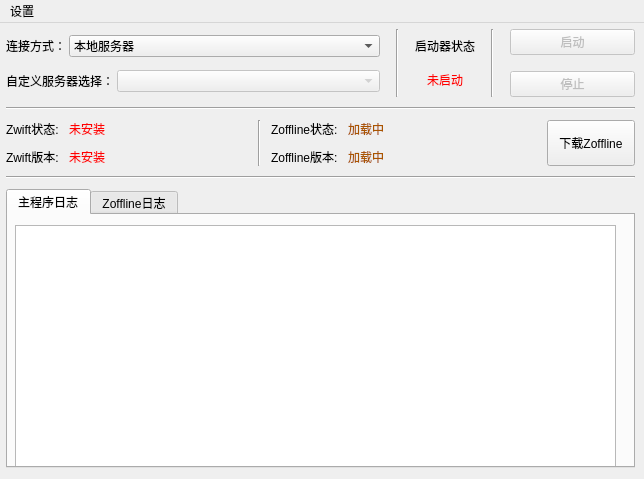
<?xml version="1.0" encoding="UTF-8"?>
<ui version="4.0">
 <class>MainWindow</class>
 <widget class="QMainWindow" name="MainWindow">
  <property name="geometry">
   <rect>
    <x>0</x>
    <y>0</y>
    <width>644</width>
    <height>479</height>
   </rect>
  </property>
  <property name="minimumSize">
   <size>
    <width>644</width>
    <height>479</height>
   </size>
  </property>
  <property name="maximumSize">
   <size>
    <width>644</width>
    <height>479</height>
   </size>
  </property>
  <property name="windowTitle">
   <string>zoffline_launcher</string>
  </property>
  <widget class="QWidget" name="centralwidget">
   <widget class="QWidget" name="verticalLayoutWidget_4">
    <property name="geometry">
     <rect>
      <x>0</x>
      <y>0</y>
      <width>641</width>
      <height>451</height>
     </rect>
    </property>
    <layout class="QVBoxLayout" name="verticalLayout_main">
     <property name="spacing">
      <number>10</number>
     </property>
     <property name="leftMargin">
      <number>6</number>
     </property>
     <property name="topMargin">
      <number>6</number>
     </property>
     <property name="rightMargin">
      <number>6</number>
     </property>
     <property name="bottomMargin">
      <number>6</number>
     </property>
     <item>
      <layout class="QHBoxLayout" name="horizontalLayout_options" stretch="3,0,0,0,1">
       <property name="spacing">
        <number>16</number>
       </property>
       <item>
        <layout class="QVBoxLayout" name="verticalLayout_config">
         <property name="spacing">
          <number>3</number>
         </property>
         <item>
          <layout class="QFormLayout" name="formLayout_connectMethod">
           <property name="labelAlignment">
            <set>Qt::AlignCenter</set>
           </property>
           <property name="formAlignment">
            <set>Qt::AlignCenter</set>
           </property>
           <item row="0" column="0">
            <widget class="QLabel" name="label_connectMethodTip">
             <property name="text">
              <string>连接方式：</string>
             </property>
            </widget>
           </item>
           <item row="0" column="1">
            <widget class="QComboBox" name="comboBox_connectMethod">
             <item>
              <property name="text">
               <string>本地服务器</string>
              </property>
             </item>
             <item>
              <property name="text">
               <string>官方服务器</string>
              </property>
             </item>
             <item>
              <property name="text">
               <string>自定义服务器</string>
              </property>
             </item>
            </widget>
           </item>
          </layout>
         </item>
         <item>
          <layout class="QFormLayout" name="formLayout_customServer">
           <property name="labelAlignment">
            <set>Qt::AlignCenter</set>
           </property>
           <property name="formAlignment">
            <set>Qt::AlignCenter</set>
           </property>
           <item row="0" column="0">
            <widget class="QLabel" name="label_customServerTip">
             <property name="text">
              <string>自定义服务器选择：</string>
             </property>
            </widget>
           </item>
           <item row="0" column="1">
            <widget class="QComboBox" name="comboBox_customServer">
             <property name="enabled">
              <bool>false</bool>
             </property>
            </widget>
           </item>
          </layout>
         </item>
        </layout>
       </item>
       <item>
        <widget class="Line" name="line_5">
         <property name="orientation">
          <enum>Qt::Vertical</enum>
         </property>
        </widget>
       </item>
       <item>
        <layout class="QVBoxLayout" name="verticalLayout_2">
         <property name="spacing">
          <number>0</number>
         </property>
         <item>
          <widget class="QLabel" name="label_launcherStatusTip">
           <property name="text">
            <string>启动器状态</string>
           </property>
          </widget>
         </item>
         <item>
          <widget class="QLabel" name="label_launcherStatus">
           <property name="styleSheet">
            <string notr="true">QLabel { color: rgb(255, 0, 0); }</string>
           </property>
           <property name="text">
            <string>未启动</string>
           </property>
           <property name="alignment">
            <set>Qt::AlignCenter</set>
           </property>
          </widget>
         </item>
        </layout>
       </item>
       <item>
        <widget class="Line" name="line_3">
         <property name="orientation">
          <enum>Qt::Vertical</enum>
         </property>
        </widget>
       </item>
       <item>
        <layout class="QVBoxLayout" name="verticalLayout">
         <item>
          <widget class="QPushButton" name="pushButton_launch">
           <property name="enabled">
            <bool>false</bool>
           </property>
           <property name="sizePolicy">
            <sizepolicy hsizetype="Minimum" vsizetype="Minimum">
             <horstretch>0</horstretch>
             <verstretch>0</verstretch>
            </sizepolicy>
           </property>
           <property name="text">
            <string>启动</string>
           </property>
          </widget>
         </item>
         <item>
          <widget class="QPushButton" name="pushButton_stop">
           <property name="enabled">
            <bool>false</bool>
           </property>
           <property name="text">
            <string>停止</string>
           </property>
          </widget>
         </item>
        </layout>
       </item>
      </layout>
     </item>
     <item>
      <widget class="Line" name="line_2">
       <property name="orientation">
        <enum>Qt::Horizontal</enum>
       </property>
      </widget>
     </item>
     <item>
      <layout class="QHBoxLayout" name="horizontalLayout_6" stretch="2,0,3">
       <item>
        <layout class="QVBoxLayout" name="verticalLayout_4">
         <item>
          <layout class="QFormLayout" name="formLayout_zwiftStatus">
           <property name="labelAlignment">
            <set>Qt::AlignCenter</set>
           </property>
           <property name="formAlignment">
            <set>Qt::AlignCenter</set>
           </property>
           <property name="horizontalSpacing">
            <number>10</number>
           </property>
           <item row="0" column="0">
            <widget class="QLabel" name="label_zwiftStatusTips">
             <property name="text">
              <string>Zwift状态:</string>
             </property>
            </widget>
           </item>
           <item row="0" column="1">
            <widget class="QLabel" name="label_zwiftStatus">
             <property name="styleSheet">
              <string notr="true">QLabel { color: rgb(255, 0, 0); }</string>
             </property>
             <property name="text">
              <string>未安装</string>
             </property>
             <property name="alignment">
              <set>Qt::AlignLeading|Qt::AlignLeft|Qt::AlignVCenter</set>
             </property>
            </widget>
           </item>
          </layout>
         </item>
         <item>
          <layout class="QFormLayout" name="formLayout_zwiftVersion">
           <property name="labelAlignment">
            <set>Qt::AlignCenter</set>
           </property>
           <property name="formAlignment">
            <set>Qt::AlignCenter</set>
           </property>
           <property name="horizontalSpacing">
            <number>10</number>
           </property>
           <item row="0" column="0">
            <widget class="QLabel" name="label_zwiftVersionTip">
             <property name="text">
              <string>Zwift版本:</string>
             </property>
            </widget>
           </item>
           <item row="0" column="1">
            <widget class="QLabel" name="label_zwiftVersion">
             <property name="styleSheet">
              <string notr="true">QLabel { color: rgb(255, 0, 0); }</string>
             </property>
             <property name="text">
              <string>未安装</string>
             </property>
             <property name="alignment">
              <set>Qt::AlignLeading|Qt::AlignLeft|Qt::AlignVCenter</set>
             </property>
            </widget>
           </item>
          </layout>
         </item>
        </layout>
       </item>
       <item>
        <widget class="Line" name="line_4">
         <property name="orientation">
          <enum>Qt::Vertical</enum>
         </property>
        </widget>
       </item>
       <item>
        <layout class="QHBoxLayout" name="horizontalLayout_5" stretch="3,1">
         <item>
          <layout class="QVBoxLayout" name="verticalLayout_3">
           <item>
            <layout class="QFormLayout" name="formLayout_zofflineStatus">
             <property name="labelAlignment">
              <set>Qt::AlignCenter</set>
             </property>
             <property name="formAlignment">
              <set>Qt::AlignCenter</set>
             </property>
             <property name="horizontalSpacing">
              <number>10</number>
             </property>
             <item row="0" column="0">
              <widget class="QLabel" name="label_zofflineStatusTip">
               <property name="text">
                <string>Zoffline状态:</string>
               </property>
              </widget>
             </item>
             <item row="0" column="1">
              <widget class="QLabel" name="label_zofflineStatus">
               <property name="styleSheet">
                <string notr="true">QLabel { color: rgb(170, 85, 0); }</string>
               </property>
               <property name="text">
                <string>加载中</string>
               </property>
               <property name="alignment">
                <set>Qt::AlignLeading|Qt::AlignLeft|Qt::AlignVCenter</set>
               </property>
              </widget>
             </item>
            </layout>
           </item>
           <item>
            <layout class="QFormLayout" name="formLayout_zofflineVersion">
             <property name="labelAlignment">
              <set>Qt::AlignCenter</set>
             </property>
             <property name="formAlignment">
              <set>Qt::AlignCenter</set>
             </property>
             <property name="horizontalSpacing">
              <number>10</number>
             </property>
             <item row="0" column="0">
              <widget class="QLabel" name="label_zofflineVersionTip">
               <property name="text">
                <string>Zoffline版本:</string>
               </property>
              </widget>
             </item>
             <item row="0" column="1">
              <widget class="QLabel" name="label_zofflineVersion">
               <property name="styleSheet">
                <string notr="true">QLabel { color: rgb(170, 85, 0); }</string>
               </property>
               <property name="text">
                <string>加载中</string>
               </property>
               <property name="alignment">
                <set>Qt::AlignLeading|Qt::AlignLeft|Qt::AlignVCenter</set>
               </property>
              </widget>
             </item>
            </layout>
           </item>
          </layout>
         </item>
         <item>
          <widget class="QPushButton" name="pushButton_downloadZoffline">
           <property name="maximumSize">
            <size>
             <width>16777215</width>
             <height>114514</height>
            </size>
           </property>
           <property name="text">
            <string>下载Zoffline</string>
           </property>
          </widget>
         </item>
        </layout>
       </item>
      </layout>
     </item>
     <item>
      <widget class="Line" name="line">
       <property name="orientation">
        <enum>Qt::Horizontal</enum>
       </property>
      </widget>
     </item>
     <item>
      <widget class="QTabWidget" name="tabWidget">
       <property name="currentIndex">
        <number>0</number>
       </property>
       <widget class="QWidget" name="tab_mainLog">
        <attribute name="title">
         <string>主程序日志</string>
        </attribute>
        <widget class="QTextBrowser" name="textBrowser_mainLog">
         <property name="geometry">
          <rect>
           <x>7</x>
           <y>10</y>
           <width>601</width>
           <height>244</height>
          </rect>
         </property>
         <property name="sizePolicy">
          <sizepolicy hsizetype="Maximum" vsizetype="Maximum">
           <horstretch>0</horstretch>
           <verstretch>0</verstretch>
          </sizepolicy>
         </property>
        </widget>
       </widget>
       <widget class="QWidget" name="tab_zofflineLog">
        <attribute name="title">
         <string>Zoffline日志</string>
        </attribute>
        <widget class="QTextBrowser" name="textBrowser_zofflineLog">
         <property name="geometry">
          <rect>
           <x>7</x>
           <y>10</y>
           <width>601</width>
           <height>244</height>
          </rect>
         </property>
        </widget>
       </widget>
      </widget>
     </item>
    </layout>
   </widget>
  </widget>
  <widget class="QMenuBar" name="menubar">
   <property name="geometry">
    <rect>
     <x>0</x>
     <y>0</y>
     <width>644</width>
     <height>20</height>
    </rect>
   </property>
   <widget class="QMenu" name="menu">
    <property name="title">
     <string>设置</string>
    </property>
    <addaction name="action_manage"/>
    <addaction name="action_mirror"/>
   </widget>
   <addaction name="menu"/>
  </widget>
  <action name="action_manage">
   <property name="text">
    <string>服务器列表</string>
   </property>
  </action>
  <action name="action_mirror">
   <property name="text">
    <string>下载源</string>
   </property>
  </action>
 </widget>
 <resources/>
 <connections/>
</ui>
